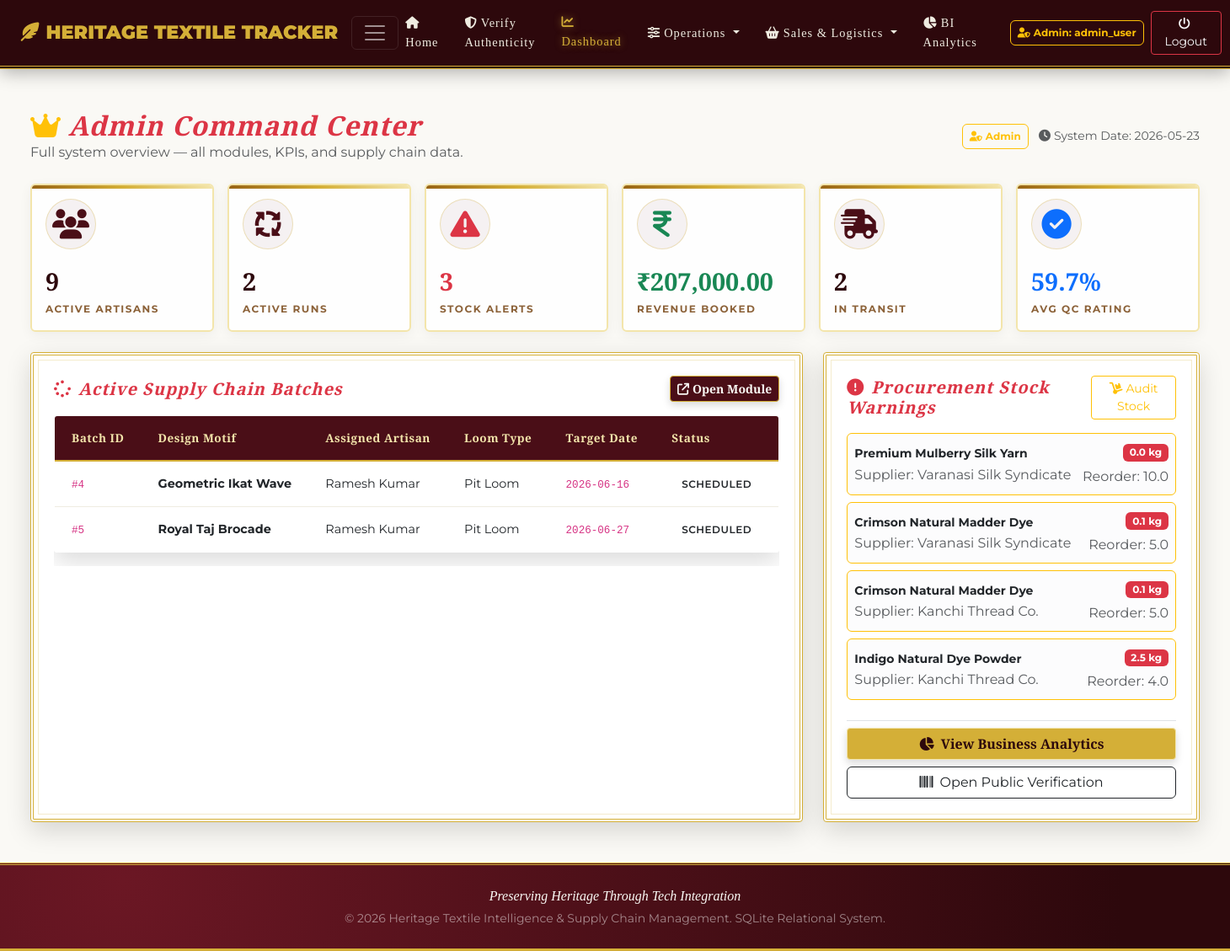
The app's page /dashboard (signed in) with its own data.
### tables this page shows
CREATE TABLE production_batches (
    batch_id INTEGER PRIMARY KEY AUTOINCREMENT,
    design_id INTEGER NOT NULL,
    artisan_id INTEGER NOT NULL,
    loom_id INTEGER NOT NULL,
    start_date TEXT NOT NULL, -- Format: YYYY-MM-DD
    target_completion_date TEXT NOT NULL, -- Format: YYYY-MM-DD
    actual_completion_date TEXT, -- Format: YYYY-MM-DD
    quantity_meters REAL NOT NULL CHECK (quantity_meters > 0.0),
    status TEXT NOT NULL DEFAULT 'Scheduled' CHECK (status IN ('Scheduled', 'In Progress', 'Completed', 'On Hold', 'Cancelled')),
    FOREIGN KEY (design_id) REFERENCES designs (design_id),
    FOREIGN KEY (artisan_id) REFERENCES artisans (artisan_id),
    FOREIGN KEY (loom_id) REFERENCES looms (loom_id)
);

CREATE TABLE looms (
    loom_id INTEGER PRIMARY KEY AUTOINCREMENT,
    loom_type TEXT NOT NULL,
    installation_date TEXT NOT NULL, -- Format: YYYY-MM-DD
    last_maintenance_date TEXT,      -- Format: YYYY-MM-DD
    maintenance_interval_days INTEGER NOT NULL DEFAULT 90 CHECK (maintenance_interval_days > 0),
    efficiency_rating REAL NOT NULL DEFAULT 100.0 CHECK (efficiency_rating >= 0.0 AND efficiency_rating <= 100.0),
    status TEXT NOT NULL DEFAULT 'Available' CHECK (status IN ('Available', 'In Use', 'Under Maintenance', 'Retired'))
);

CREATE TABLE raw_materials (
    material_id INTEGER PRIMARY KEY AUTOINCREMENT,
    material_name TEXT NOT NULL,
    material_type TEXT NOT NULL CHECK (material_type IN ('Yarn', 'Dye', 'Zari', 'Chemical', 'Other')),
    dye_type TEXT NOT NULL DEFAULT 'None' CHECK (dye_type IN ('Natural', 'Synthetic', 'None')),
    unit_of_measure TEXT NOT NULL,
    stock_quantity REAL NOT NULL DEFAULT 0.0 CHECK (stock_quantity >= 0.0),
    reorder_level REAL NOT NULL CHECK (reorder_level >= 0.0),
    cost_per_unit REAL NOT NULL CHECK (cost_per_unit >= 0.0),
    quality_grade TEXT NOT NULL CHECK (quality_grade IN ('Premium', 'Standard', 'Economy')),
    eco_friendly INTEGER NOT NULL DEFAULT 0 CHECK (eco_friendly IN (0, 1)) -- 1 for Eco-friendly, 0 otherwise
);

CREATE TABLE suppliers (
    supplier_id INTEGER PRIMARY KEY AUTOINCREMENT,
    supplier_name TEXT NOT NULL,
    contact_person TEXT,
    phone TEXT UNIQUE NOT NULL,
    email TEXT UNIQUE,
    address TEXT,
    sustainability_rating REAL CHECK (sustainability_rating IS NULL OR (sustainability_rating >= 1.0 AND sustainability_rating <= 5.0))
);

### app.py (the view)
@app.route("/dashboard")
def dashboard():
    if not is_logged_in():
        return redirect(url_for("login"))
    conn = get_db_connection()
    role = session.get("role")
    artisans_count = conn.execute("SELECT COUNT(*) FROM artisans WHERE status = 'Active'").fetchone()[0]
    active_production = conn.execute("SELECT COUNT(*) FROM production_batches WHERE status IN ('In Progress', 'Scheduled', 'On Hold')").fetchone()[0]
    low_stock_alerts = conn.execute("SELECT COUNT(*) FROM inventory_alerts WHERE status = 'Active'").fetchone()[0]
    revenue = conn.execute("SELECT COALESCE(SUM(total_amount), 0) FROM customer_orders WHERE status != 'Cancelled'").fetchone()[0]
    shipments_count = conn.execute("SELECT COUNT(*) FROM shipments WHERE status = 'In Transit'").fetchone()[0]
    qc_metrics = conn.execute("SELECT COALESCE(ROUND(AVG(quality_score), 1), 0.0) FROM inspections").fetchone()[0]
    materials_count = 0
    pending_inspections = 0
    pending_wages = 0
    total_orders = 0
    if role == 'Inventory Manager':
        materials_count = conn.execute("SELECT COUNT(*) FROM raw_materials").fetchone()[0]
    elif role == 'QC Inspector':
        pending_inspections = conn.execute("""
            SELECT COUNT(*) FROM production_batches
            WHERE status = 'Completed' AND batch_id NOT IN (SELECT batch_id FROM inspections)
        """).fetchone()[0]
    elif role == 'Finance Manager':
        pending_wages = conn.execute("SELECT COUNT(*) FROM wage_payments WHERE payment_status = 'Pending'").fetchone()[0]
        total_orders = conn.execute("SELECT COUNT(*) FROM customer_orders").fetchone()[0]
    alerts_list = conn.execute("SELECT * FROM vw_inventory_status WHERE stock_status IN ('Low Stock', 'Out of Stock') LIMIT 5").fetchall()
    active_batches = conn.execute("SELECT * FROM vw_active_supply_chain LIMIT 5").fetchall()
    conn.close()
    return render_template(
        "dashboard.html",
        artisans_count=artisans_count,
        active_production=active_production,
        low_stock_alerts=low_stock_alerts,
        revenue=revenue,
        shipments_count=shipments_count,
        qc_metrics=qc_metrics,
        materials_count=materials_count,
        pending_inspections=pending_inspections,
        pending_wages=pending_wages,
        total_orders=total_orders,
        alerts_list=alerts_list,
        active_batches=active_batches
    )

### templates/dashboard.html (shortened to what this page needs)
{% extends "base.html" %}
{% block content %}
<div class="container-fluid py-2">
    <div class="row align-items-center mb-4">
        <div class="col-md-8">
            {% if session.get('role') == 'Admin' %}
                <h2 class="text-danger font-serif-italic mb-0"><i class="fa-solid fa-crown me-2 text-warning"></i>Admin Command Center</h2>
                <p class="text-muted mb-0">Full system overview — all modules, KPIs, and supply chain data.</p>
            {% elif session.get('role') == 'Inventory Manager' %}
                <h2 class="text-danger font-serif-italic mb-0"><i class="fa-solid fa-warehouse me-2"></i>Inventory & Production Hub</h2>
                <p class="text-muted mb-0">Monitor stock levels, manage production batches, and track shipments.</p>
            {% elif session.get('role') == 'QC Inspector' %}
                <h2 class="text-danger font-serif-italic mb-0"><i class="fa-solid fa-microscope me-2"></i>Quality Control Center</h2>
                <p class="text-muted mb-0">Inspect completed batches, log quality scores, and manage rework items.</p>
            {% elif session.get('role') == 'Finance Manager' %}
                <h2 class="text-danger font-serif-italic mb-0"><i class="fa-solid fa-indian-rupee-sign me-2 text-success"></i>Finance & Revenue Portal</h2>
                <p class="text-muted mb-0">Oversee wages, orders, revenue, and profitability analytics.</p>
            {% endif %}
        </div>
        <div class="col-md-4 text-md-end mt-2 mt-md-0">
            <span class="badge border border-warning text-warning p-2 me-2">
                <i class="fa-solid fa-user-shield me-1"></i>{{ session.get('role') }}
            </span>
            <span class="text-muted small"><i class="fa-solid fa-clock me-1"></i>System Date: 2026-05-23</span>
        </div>
    </div>
    <div class="row g-3 mb-4">
        {% if session.get('role') == 'Admin' %}
        <div class="col-6 col-lg-2">
            <div class="kpi-card p-3">
                <div class="kpi-icon"><i class="fa-solid fa-users"></i></div>
                <div class="kpi-value">{{ artisans_count }}</div>
                <div class="kpi-label">Active Artisans</div>
            </div>
        </div>
        <div class="col-6 col-lg-2">
            <div class="kpi-card p-3">
                <div class="kpi-icon"><i class="fa-solid fa-arrows-spin"></i></div>
                <div class="kpi-value">{{ active_production }}</div>
                <div class="kpi-label">Active Runs</div>
            </div>
        </div>
        <div class="col-6 col-lg-2">
            <div class="kpi-card p-3">
                <div class="kpi-icon"><i class="fa-solid fa-triangle-exclamation text-danger"></i></div>
                <div class="kpi-value text-danger">{{ low_stock_alerts }}</div>
                <div class="kpi-label">Stock Alerts</div>
            </div>
        </div>
        <div class="col-6 col-lg-2">
            <div class="kpi-card p-3">
                <div class="kpi-icon"><i class="fa-solid fa-indian-rupee-sign text-success"></i></div>
                <div class="kpi-value text-success">&#8377;{{ "{:,.2f}".format(revenue) if revenue else "0.00" }}</div>
                <div class="kpi-label">Revenue Booked</div>
            </div>
        </div>
        <div class="col-6 col-lg-2">
            <div class="kpi-card p-3">
                <div class="kpi-icon"><i class="fa-solid fa-truck-fast"></i></div>
                <div class="kpi-value">{{ shipments_count }}</div>
                <div class="kpi-label">In Transit</div>
            </div>
        </div>
        <div class="col-6 col-lg-2">
            <div class="kpi-card p-3">
                <div class="kpi-icon"><i class="fa-solid fa-circle-check text-primary"></i></div>
                <div class="kpi-value text-primary">{{ qc_metrics }}%</div>
                <div class="kpi-label">Avg QC Rating</div>
            </div>
        </div>
        {% endif %}
    </div>
    {% if session.get('role') == 'Admin' %}
    <div class="row g-4 mb-4">
        <div class="col-lg-8">
            <div class="zari-box bg-white p-4 h-100">
                <div class="d-flex justify-content-between align-items-center mb-3">
                    <h5 class="font-serif-italic text-danger mb-0"><i class="fa-solid fa-spinner spinner me-2"></i>Active Supply Chain Batches</h5>
                    <a href="{{ url_for('production') }}" class="btn btn-sm btn-maroon"><i class="fa-solid fa-arrow-up-right-from-square me-1"></i>Open Module</a>
                </div>
                <div class="table-responsive">
                    <table class="table table-hover table-heritage align-middle">
                        <thead>
                            <tr>
                                <th>Batch ID</th>
                                <th>Design Motif</th>
                                <th>Assigned Artisan</th>
                                <th>Loom Type</th>
                                <th>Target Date</th>
                                <th>Status</th>
                            </tr>
                        </thead>
                        <tbody>
                            {% for b in active_batches %}
                                <tr>
                                    <td><code>#{{ b.batch_id }}</code></td>
                                    <td><strong>{{ b.design_name }}</strong></td>
                                    <td>{{ b.artisan_name }}</td>
                                    <td>{{ b.loom_type }}</td>
                                    <td><code>{{ b.target_completion_date }}</code></td>
                                    <td>
                                        <span class="badge-status badge-status-{{ b.timeline_status.lower().replace(' ', '') }}">
                                            {{ b.timeline_status }}
                                        </span>
                                    </td>
                                </tr>
                            {% else %}
                                <tr>
                                    <td colspan="6" class="text-center py-4 text-muted">No active batches running.</td>
                                </tr>
                            {% endfor %}
                        </tbody>
                    </table>
                </div>
            </div>
        </div>
        <div class="col-lg-4">
            <div class="zari-box bg-white p-4 h-100">
                <div class="d-flex justify-content-between align-items-center mb-3">
                    <h5 class="font-serif-italic text-danger mb-0"><i class="fa-solid fa-circle-exclamation me-2"></i>Procurement Stock Warnings</h5>
                    <a href="{{ url_for('inventory') }}" class="btn btn-sm btn-outline-warning"><i class="fa-solid fa-dolly me-1"></i>Audit Stock</a>
                </div>
                {% for a in alerts_list %}
                    <div class="alert alert-light border-warning p-2 mb-2 d-flex justify-content-between align-items-center">
                        <div>
                            <strong class="text-dark small">{{ a.material_name }}</strong><br>
                            <span class="text-muted extra-small">Supplier: {{ a.supplier_name }}</span>
                        </div>
                        <div class="text-end">
                            <span class="badge bg-danger">{{ a.stock_quantity }} {{ a.unit_of_measure }}</span>
                            <div class="extra-small text-muted mt-1">Reorder: {{ a.reorder_level }}</div>
                        </div>
                    </div>
                {% else %}
                    <div class="text-center py-4">
                        <i class="fa-regular fa-circle-check fa-3x text-success mb-2"></i>
                        <p class="text-muted small">All material levels are sufficient. No critical reorders needed.</p>
                    </div>
                {% endfor %}
                <div class="mt-4 pt-2 border-top">
                    <a href="{{ url_for('analytics') }}" class="btn btn-gold w-100 mb-2"><i class="fa-solid fa-chart-pie me-2"></i>View Business Analytics</a>
                    <a href="{{ url_for('verify') }}" class="btn btn-outline-dark w-100"><i class="fa-solid fa-barcode me-2"></i>Open Public Verification</a>
                </div>
            </div>
        </div>
    </div>
    {% endif %}
</div>
{% endblock %}

### records on screen
production_batches: batch_id "4", design_name "Geometric Ikat Wave", artisan_name "Ramesh Kumar", loom_type "Pit Loom", target_completion_date "2026-06-16", timeline_status "SCHEDULED"
production_batches: batch_id "5", design_name "Royal Taj Brocade", artisan_name "Ramesh Kumar", loom_type "Pit Loom", target_completion_date "2026-06-27", timeline_status "SCHEDULED"
raw_materials: material_name "Premium Mulberry Silk Yarn", supplier_name "Varanasi Silk Syndicate", stock_quantity "0.0", unit_of_measure "kg", reorder_level "10.0"
raw_materials: material_name "Crimson Natural Madder Dye", supplier_name "Varanasi Silk Syndicate", stock_quantity "0.1", unit_of_measure "kg", reorder_level "5.0", supplier_name "Kanchi Thread Co."
raw_materials: material_name "Indigo Natural Dye Powder", supplier_name "Kanchi Thread Co.", stock_quantity "2.5", unit_of_measure "kg", reorder_level "4.0"

### other values on screen
{{ session.get('role') }} "Admin"
{{ session.get('username') }} "admin_user"
{{ artisans_count }} "9"
{{ active_production }} "2"
{{ low_stock_alerts }} "3"
{{ "{:,.2f}".format(revenue) if revenue else "0.00" }} "207,000.00"
{{ shipments_count }} "2"
{{ qc_metrics }} "59.7"
